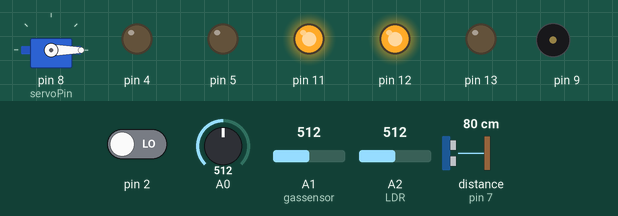
Bench run of a sketch on a simulated Arduino Uno, built with avr-gcc and run on an emulated ATmega328P. Shown: servo, output pins drawn as LEDs (lit = HIGH), buzzer (waves = sounding). Wiring (inferred from the names in the program): ultrasonic range finder: trigger pin 7; echo pin 7. Inputs (shaded band) come from the test bench; at power-on: A1 (gassensor) = 512, pin 2 LOW, distance to the obstacle (sensor on pin 7) 80 cm, A2 (LDR) = 512, A0 = 512. The echo pulse lasts 58.3 µs per cm; what the sketch prints to the serial monitor is not drawn.

Above: at 1.2 s.
1.3 s: A1 (gassensor) set to 594
4.3 s: A1 (gassensor) set to 612
At 7.21 s:
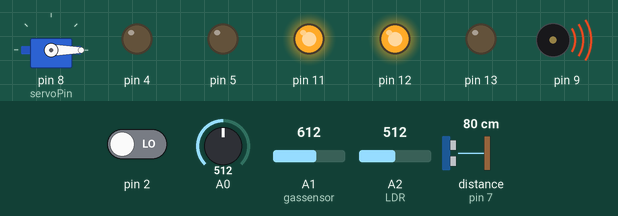
7.3 s: pin 2 driven HIGH
At 8.1 s:
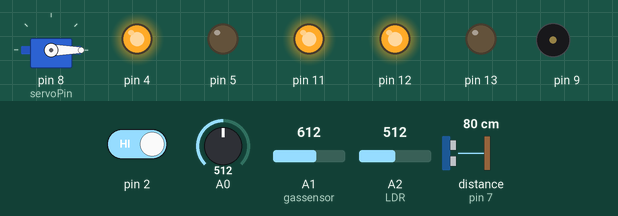
10.3 s: distance to the obstacle (sensor on pin 7) set to 44 cm
12.4 s: distance to the obstacle (sensor on pin 7) set to 38 cm
At 14.0 s:
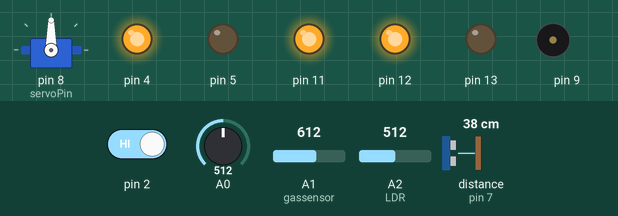
15.0 s: A2 (LDR) set to 494
At 19.6 s:
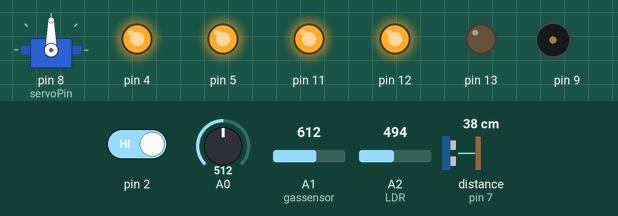
Timing chart, 0 to 23.7 s (numbered marks = the images above; inputs shaded):
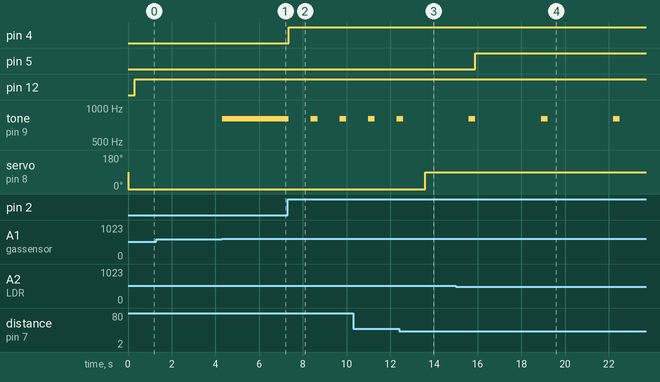

The sketch:

Home_automation.ino
```cpp
#include<Servo.h>
const int pingPin = 7;
int servoPin = 8;
int const gassensor=A1;
int thresh=600;
int const LDR=A2;
Servo servo1;

void setup() {
  Serial.begin(9600);
  servo1.attach(servoPin);
  pinMode(2,INPUT);
  pinMode(4,OUTPUT);
  pinMode(11,OUTPUT);
  pinMode(12,OUTPUT);
  pinMode(13,OUTPUT);
  pinMode(A0,INPUT);
  pinMode(A1,INPUT);
  pinMode(A2,INPUT);
  pinMode(8,OUTPUT);
  pinMode(5,OUTPUT);
  digitalWrite(2,LOW);
  digitalWrite(11,HIGH);

}

void loop() {

  long duration, inches, cm;

  pinMode(pingPin, OUTPUT);
  digitalWrite(pingPin, LOW);
  delayMicroseconds(2);
  digitalWrite(pingPin, HIGH);
  delayMicroseconds(5);
  digitalWrite(pingPin, LOW);


  pinMode(pingPin, INPUT);
  duration = pulseIn(pingPin, HIGH);

  inches = microsecondsToInches(duration);
  cm = microsecondsToCentimeters(duration);

  //Serial.print(inches);
  //Serial.print("in, ");
  //Serial.print(cm);
  //Serial.print("cm");
  //Serial.println();
  //delay(100);

  servo1.write(0);

  if(cm < 40)
  {
    servo1.write(90);
    delay(2000);
  }
  else
  {
    servo1.write(0);
  }

  //Gas sensor
  int val=analogRead(gassensor);
  Serial.print("Gas sensor value");
  Serial.print(val);
  if(val>thresh)
    tone(9,800);
  delay(300);
  noTone(9);

  //LIGHT
  int val1=analogRead(LDR);
  if(val1>500)
  {
    digitalWrite(5,LOW);
    Serial.print("BULB ON");
    Serial.print(val1);
  }
  else
  {
    digitalWrite(5,HIGH);
    Serial.print("BULB OFF");
  }

  // PIR with LED starts
  int pir = digitalRead(2);

  if(pir == HIGH)
  {
    digitalWrite(4,HIGH);
    delay(1000);
  }
  else if(pir == LOW)
  {
    digitalWrite(4,LOW);
  }

  //temp with fan
  float value=analogRead(A0);
  float temperature=value*0.48;

  Serial.println("temperature");
  Serial.println(temperature);

  if(temperature > 20)
  {
    digitalWrite(12,HIGH);
    digitalWrite(13,LOW);
  }
  else
  {
    digitalWrite(12,LOW);
    digitalWrite(13,LOW);
  }
}

long microsecondsToInches(long microseconds) {
  return microseconds / 74 / 2;
}

long microsecondsToCentimeters(long microseconds) {
  return microseconds / 29 / 2;
}
```

Measured:
- the behaviour switches between 600 and 601 on A1 (gassensor) (found by bisection; images 0 and 1)
- the behaviour switches between 41 and 40 cm on distance to the obstacle (sensor on pin 7) (found by bisection; images 2 and 3)
- the behaviour switches between 501 and 500 on A2 (LDR) (found by bisection; images 3 and 4)
- after the input at 1.3 s, every drawn part: stays the same
- after the input at 4.3 s, tone on pin 9: silent → 800 Hz at once
- after the input at 7.3 s, pin 4: LOW → HIGH after 0.06 s; tone on pin 9: alternates 800 Hz for 0.30 s and silent for 1.0 s, starting after 0.06 s
- after the input at 12.4 s, tone on pin 9: goes on until 12.6 s, then stays silent; servo on pin 8 (servoPin): 0° → 90° after 1.2 s
- after the input at 15.0 s, pin 5: LOW → HIGH after 0.89 s
